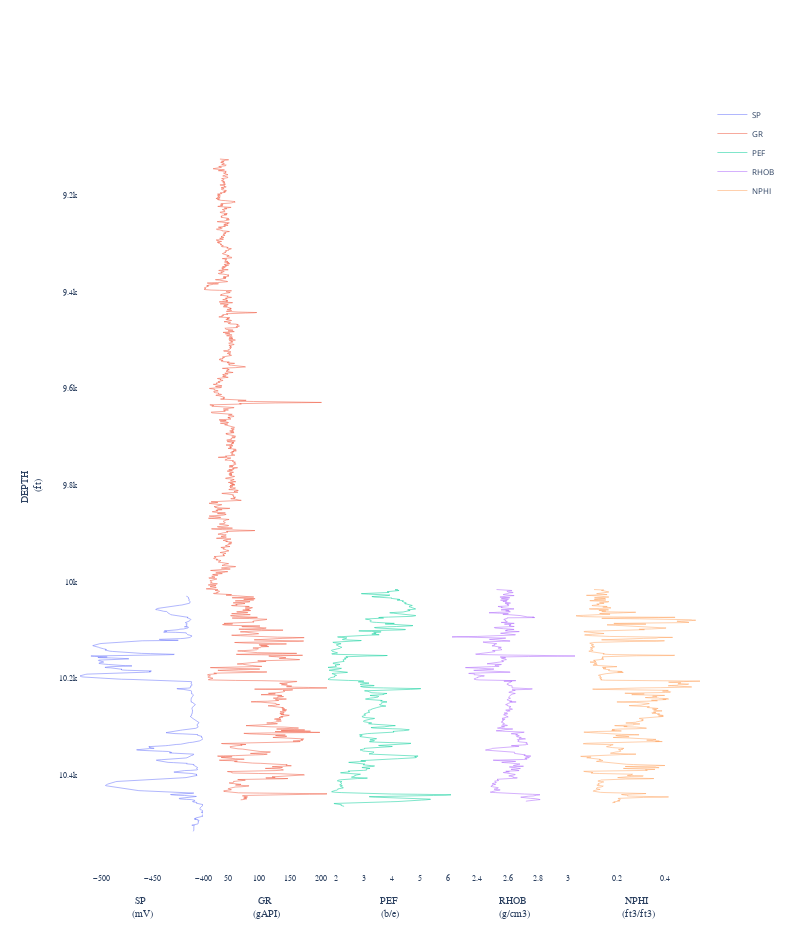

Source (notebook cell):
### Code cell
generate_curves(data)

### Figure 1 — Plotly figure (JSON) as saved in the notebook; plotly's stock layout.template omitted (floating-point values rounded to 4 significant figures; data arrays with more than 128 entries replaced by an {"elided": "..."} marker saying what was removed)
{"data": [{"line": {"dash": "solid", "width": 0.5}, "name": "SP", "type": "scatter", "x": {"elided": "2868 float values"}, "xaxis": "x", "y": {"elided": "2868 float values"}, "yaxis": "y"}, {"line": {"dash": "solid", "width": 0.5}, "name": "GR", "type": "scatter", "x": {"elided": "2868 float values"}, "xaxis": "x2", "y": {"elided": "2868 float values"}, "yaxis": "y2"}, {"line": {"dash": "solid", "width": 0.5}, "name": "PEF", "type": "scatter", "x": {"elided": "2868 float values"}, "xaxis": "x3", "y": {"elided": "2868 float values"}, "yaxis": "y3"}, {"line": {"dash": "solid", "width": 0.5}, "name": "RHOB", "type": "scatter", "x": {"elided": "2868 float values"}, "xaxis": "x4", "y": {"elided": "2868 float values"}, "yaxis": "y4"}, {"line": {"dash": "solid", "width": 0.5}, "name": "NPHI", "type": "scatter", "x": {"elided": "2868 float values"}, "xaxis": "x5", "y": {"elided": "2868 float values"}, "yaxis": "y5"}], "layout": {"height": 950, "hovermode": "y", "legend": {"font": {"size": 8}}, "margin": {"r": 100}, "paper_bgcolor": "white", "plot_bgcolor": "white", "width": 800, "xaxis": {"anchor": "y", "automargin": true, "autorange": true, "domain": [0, 0.2], "mirror": "all", "range": [-521.2, -399.4], "showline": true, "tickfont": {"family": "Arial, sans-serif", "size": 8}, "title": {"font": {"family": "Arial, sans-serif", "size": 10}, "text": "SP <br>(mV)"}, "type": "linear"}, "xaxis2": {"anchor": "y2", "automargin": true, "autorange": true, "domain": [0.2, 0.4], "mirror": "all", "range": [10.77, 212.0], "showline": true, "tickfont": {"family": "Arial, sans-serif", "size": 8}, "title": {"font": {"family": "Arial, sans-serif", "size": 10}, "text": "GR <br>(gAPI)"}, "type": "linear"}, "xaxis3": {"anchor": "y3", "automargin": true, "autorange": true, "domain": [0.4, 0.6], "mirror": "all", "range": [1.717, 6.149], "showline": true, "tickfont": {"family": "Arial, sans-serif", "size": 8}, "title": {"font": {"family": "Arial, sans-serif", "size": 10}, "text": "PEF <br>(b/e)"}, "type": "linear"}, "xaxis4": {"anchor": "y4", "automargin": true, "autorange": true, "domain": [0.6, 0.8], "mirror": "all", "range": [2.232, 3.053], "showline": true, "tickfont": {"family": "Arial, sans-serif", "size": 8}, "title": {"font": {"family": "Arial, sans-serif", "size": 10}, "text": "RHOB <br>(g/cm3)"}, "type": "linear"}, "xaxis5": {"anchor": "y5", "automargin": true, "autorange": true, "domain": [0.8, 1], "mirror": "all", "range": [0.02746, 0.5472], "showline": true, "tickfont": {"family": "Arial, sans-serif", "size": 8}, "title": {"font": {"family": "Arial, sans-serif", "size": 10}, "text": "NPHI <br>(ft3/ft3)"}, "type": "linear"}, "yaxis": {"anchor": "x", "automargin": true, "autorange": true, "domain": [0, 1], "mirror": "all", "range": [10600.0, 9003.0], "showline": true, "tickfont": {"family": "Arial, sans-serif", "size": 8}, "title": {"font": {"family": "Arial, sans-serif", "size": 10}, "text": "DEPTH <br>(ft)"}, "type": "linear"}, "yaxis2": {"anchor": "x2", "automargin": true, "autorange": true, "domain": [0, 1], "matches": "y", "mirror": "all", "range": [10600.0, 9003.0], "showline": true, "showticklabels": false, "tickfont": {"family": "Arial, sans-serif", "size": 8}, "title": {"font": {"family": "Arial, sans-serif", "size": 10}}, "type": "linear"}, "yaxis3": {"anchor": "x3", "automargin": true, "autorange": true, "domain": [0, 1], "matches": "y", "mirror": "all", "range": [10600.0, 9003.0], "showline": true, "showticklabels": false, "tickfont": {"family": "Arial, sans-serif", "size": 8}, "title": {"font": {"family": "Arial, sans-serif", "size": 10}}, "type": "linear"}, "yaxis4": {"anchor": "x4", "automargin": true, "autorange": true, "domain": [0, 1], "matches": "y", "mirror": "all", "range": [10600.0, 9003.0], "showline": true, "showticklabels": false, "tickfont": {"family": "Arial, sans-serif", "size": 8}, "title": {"font": {"family": "Arial, sans-serif", "size": 10}}, "type": "linear"}, "yaxis5": {"anchor": "x5", "automargin": true, "autorange": true, "domain": [0, 1], "matches": "y", "mirror": "all", "range": [10600.0, 9003.0], "showline": true, "showticklabels": false, "tickfont": {"family": "Arial, sans-serif", "size": 8}, "title": {"font": {"family": "Arial, sans-serif", "size": 10}}, "type": "linear"}}}
